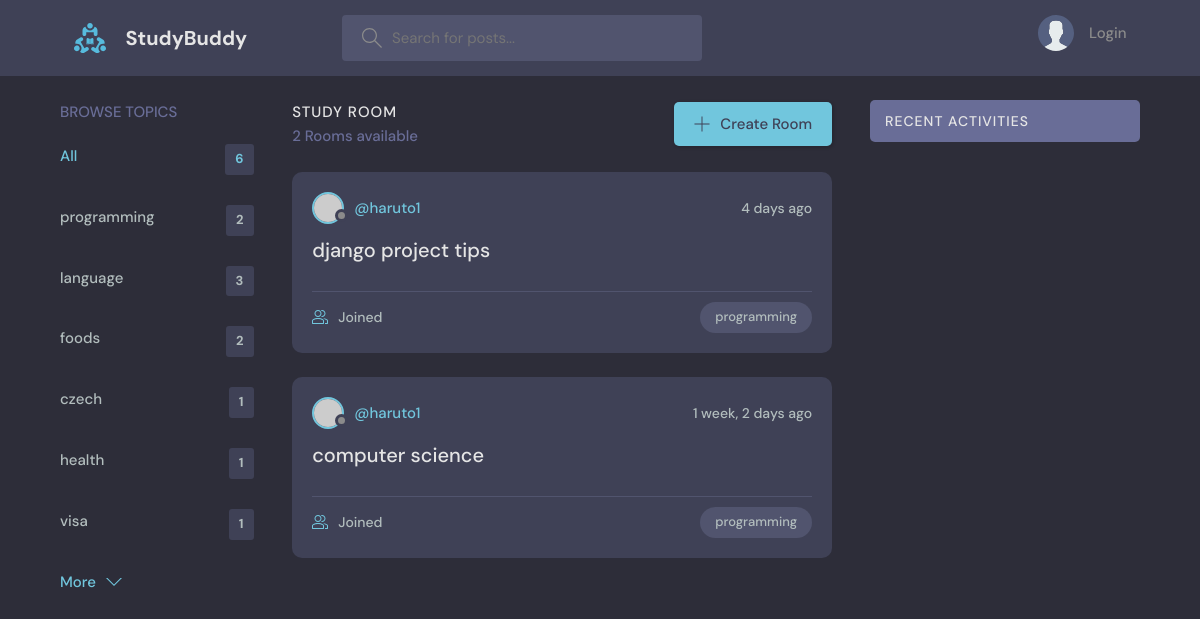
The page /?q=programming on the database its author committed.
### base/models.py (models this page shows, shortened)
class Topic(models.Model):
    name = models.CharField(max_length=100)

class Room(models.Model):
    host = models.ForeignKey(User, on_delete=models.SET_NULL, null=True)
    topic = models.ForeignKey(Topic, on_delete=models.SET_NULL, null=True)
    name = models.CharField(max_length=100)
    description = models.TextField(null=True, blank=True)
    participants = models.ManyToManyField(User, related_name='participants', blank=True)
    updated = models.DateTimeField(auto_now=True)
    created = models.DateTimeField(auto_now_add=True)
    class Meta:
        ordering = ['-updated', '-created'] # descending order

### base/views.py (the view)
# urls.py: path('', views.home, name='home'),
def home(request):
    q = request.GET.get('q') if request.GET.get('q') != None else ''
    rooms = Room.objects.all().filter(
        Q(topic__name__icontains=q) |
        Q(name__icontains=q) |
        Q(description__icontains=q)
        )
    topics = Topic.objects.all()
    room_count = rooms.count()
    room_messages = Message.objects.filter(Q(room__topic__name__icontains=q))
    context = {
        'rooms': rooms,
        'topics': topics,
        'room_count': room_count,
        'room_messages': room_messages,
    }
    return render(request, 'base/home.html', context)

### base/templates/base/home.html (shortened to what this page needs)
{% extends 'main.html' %}
{% block content %}
    <main class="layout layout--3">
      <div class="container">
        {% include 'base/topics_component.html' %}
        <div class="roomList">
          <div class="roomList__header">
            <div>
              <h2>Study Room</h2>
              <p>{{room_count}} Rooms available</p>
            </div>
            <a class="btn btn--main" href="{% url 'create-room' %}">
              <svg version="1.1" xmlns="http://www.w3.org/2000/svg" width="32" height="32" viewBox="0 0 32 32">
                <title>add</title>
                <path
                  d="M16.943 0.943h-1.885v14.115h-14.115v1.885h14.115v14.115h1.885v-14.115h14.115v-1.885h-14.115v-14.115z"
                ></path>
              </svg>
              Create Room
            </a>
          </div>
          {% include 'base/feed_component.html' %}
        </div>
        {% include 'base/activity_component.html' %}
      </div>
    </main>
  {% endblock content %}

### base/templates/base/topics_component.html
<div class="topics">
    <div class="topics__header">
      <h2>Browse Topics</h2>
    </div>
    <ul class="topics__list">
      <li>
        <a href="{% url 'home' %}" class="active">All <span>{{topics.count}}</span></a>
      </li>
      {% for topic in topics %}
      <li>
        <a href="{% url 'home' %}?q={{topic.name}}">{{topic.name}}<span>{{topic.room_set.all.count}}</span></a>
      </li>
      {% endfor %}
    </ul>
    <a class="btn btn--link" href="topics.html">
      More
      <svg version="1.1" xmlns="http://www.w3.org/2000/svg" width="32" height="32" viewBox="0 0 32 32">
        <title>chevron-down</title>
        <path d="M16 21l-13-13h-3l16 16 16-16h-3l-13 13z"></path>
      </svg>
    </a>
  </div>

### base/templates/base/feed_component.html (shortened to what this page needs)
{% for room in rooms %}
<div class="roomListRoom">
    <div class="roomListRoom__header">
      <a href="{% url 'user-profile' room.host.id %}" class="roomListRoom__author">
        <div class="avatar avatar--small">
          <img src="https://randomuser.me/api/portraits/women/11.jpg" />
        </div>
        <span>@{{room.host.username}}</span>
      </a>
      <div class="roomListRoom__actions">
        <span>{{room.created|timesince}} ago</span>
      </div>
    </div>
    <div class="roomListRoom__content">
      <a href="{% url 'room' room.id %}">{{room.name}}</a>
    </div>
    <div class="roomListRoom__meta">
      <a href="{% url 'room' room.id %}" class="roomListRoom__joined">
        {{room.participants.count.all.count}} Joined
      </a>
      <p class="roomListRoom__topic">{{room.topic.name}}</p>
    </div>
  </div>
  {% endfor %}

### static/styles/style.css (style rules this page uses)
:root { --color-main: #71c6dd; --color-main-light: #e1f6fb; --color-dark: #3f4156; --color-dark-medium: #51546e; --color-dark-light: #696d97; --color-light: #e5e5e5; --color-gray: #8b8b8b; --color-light-gray: #b2bdbd; --color-bg: #2d2d39; --color-success: #5dd693; --color-error: #fc4b0b; }
* { font-family: "DM Sans", -apple-system, BlinkMacSystemFont, "Segoe UI", Roboto, Oxygen, Ubuntu, Cantarell, "Open Sans", "Helvetica Neue", sans-serif; margin: 0; padding: 0; box-sizing: border-box; text-rendering: optimizeLegibility; font-size: inherit; }
html { font-size: 56.25%; }
@media only screen and (min-width: 1200px) { html { font-size: 62.5%; } }
body { line-height: 1.6; font-weight: 400; font-size: 1.5rem; color: var(--color-light-gray); background-color: var(--color-bg); min-height: 100vh; }
img { width: 100%; }
a { display: inline-block; color: var(--color-main); text-decoration: none; }
.container { max-width: 120rem; width: 90%; margin: auto; }
.btn { background-color: transparent; border: none; display: inline-flex; align-items: center; gap: 1rem; cursor: pointer; transition: all ease-in-out 0.3s; padding: 1rem 2rem; border-radius: 5px; box-shadow: 1px 1px 3px 1px rgba(0, 0, 0, 0.15); font-weight: 500; }
.btn--link { border-radius: 0; padding: 0; color: var(--color-main); box-shadow: none; }
.btn--main { background-color: var(--color-main); color: var(--color-dark); }
.btn > svg { fill: currentColor; width: 1.6rem; height: 1.6rem; }
.avatar { position: relative; display: inline-block; border-radius: 50%; border: 2px solid var(--color-main); }
.avatar img { display: block; border-radius: 50%; object-fit: cover; object-position: center; }
.avatar::after { content: ""; display: block; position: absolute; background-color: var(--color-gray); z-index: 111; border-radius: 50%; border: 0.3rem solid var(--color-dark); }
.avatar.avatar--small img { width: 2.8rem; height: 2.8rem; }
.avatar.avatar--small:after { width: 0.7rem; height: 0.7rem; bottom: 0px; right: -6px; }
.layout { margin-top: 2.4rem; }
.layout > .container { display: flex; justify-content: space-between; align-items: flex-start; }
.layout--3 > .container > div:first-child { flex-basis: 18%; max-width: 22.5rem; }
.layout--3 > .container > div:nth-child(2) { flex-basis: 50%; }
.topics__header { margin-bottom: 2rem; }
.topics__header h2 { text-transform: uppercase; font-weight: 500; color: var(--color-dark-light); }
.topics__list { list-style: none; }
.topics__list li a { display: flex; justify-content: space-between; margin-bottom: 3rem; font-weight: 500; color: var(--color-light-gray); transition: all 0.3s ease-in-out; }
.topics__list li a.active, .topics__list li a:hover { color: var(--color-main); }
.topics__list li a span { padding: 0.5rem 1rem; background-color: var(--color-dark); border-radius: 3px; font-size: 1.3rem; font-weight: 700; letter-spacing: 1px; }
.roomList__header { display: flex; justify-content: space-between; align-items: center; margin-bottom: 2.4rem; }
.roomList__header h2 { text-transform: uppercase; font-weight: 500; color: var(--color-light); letter-spacing: 1px; }
.roomList__header p { font-weight: 500; color: var(--color-dark-light); }
.roomListRoom { margin-bottom: 2.4rem; background-color: var(--color-dark); border-radius: 1rem; padding: 2rem; }
.roomListRoom__header { display: flex; justify-content: space-between; align-items: center; }
.roomListRoom__author { font-weight: 500; display: flex; align-items: center; gap: 1rem; }
.roomListRoom__actions { display: flex; align-items: flex-start; gap: 1rem; position: relative; }
.roomListRoom__actions span { font-size: 1.4rem; font-weight: 500; }
.roomListRoom__content { margin: 1rem 0; }
.roomListRoom__content a { font-size: 2rem; font-weight: 500; margin-bottom: 1.5rem; color: var(--color-light); transition: all 0.3s ease-in-out; }
.roomListRoom__meta { border-top: 1px solid var(--color-dark-medium); padding-top: 1rem; display: flex; align-items: center; justify-content: space-between; }
.roomListRoom__joined { color: var(--color-light-gray); display: flex; align-items: center; gap: 1rem; font-size: 1.4rem; font-weight: 500; }
.roomListRoom__joined svg { fill: var(--color-main); width: 1.6rem; height: 1.6rem; }
.roomListRoom__topic { padding: 5px 1.5rem; background-color: var(--color-dark-medium); border-radius: 5rem; font-weight: 500; font-size: 1.3rem; }

### rows shown on the page
Topic: name "programming", room_set.all.count "2"
Topic: name "language", room_set.all.count "3"
Topic: name "foods", room_set.all.count "2"
Topic: name "czech", room_set.all.count "1"
Topic: name "health", room_set.all.count "1"
Topic: name "visa", room_set.all.count "1"
Room: host.username "haruto1", created "4 days", name "django project tips", topic.name "programming"
Room: host.username "haruto1", created "1 week, 2 days", name "computer science", topic.name "programming"

### other values the page prints
{{ topics.count }} "6"
{{ room_count }} "2"
